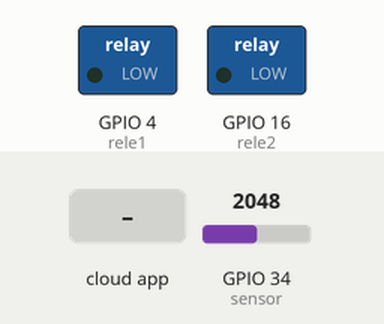
Simulated run of this sketch. Board: ESP32. Parts: switched loads named in the sketch (green lamp = pin HIGH). The inputs (shaded band) are chosen by the test bench; at power-on: GPIO 34 (sensor) = 2048. The ROS host is connected and sends only what is stated.

Above: at 1.2 s.
1.3 s: the phone or cloud app sets Rele1 to 1
At 1.8 s:
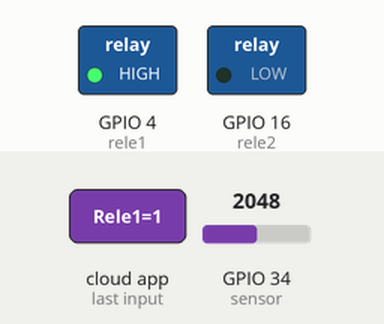
2.8 s: the phone or cloud app sets Rele2 to 1
At 3.3 s:
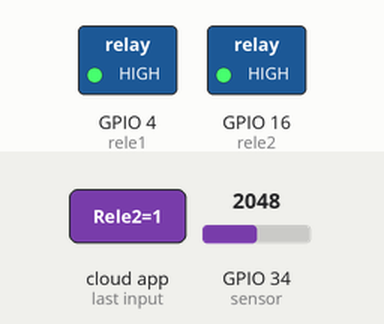
4.3 s: the phone or cloud app sets Rele1 to 0
At 4.8 s:
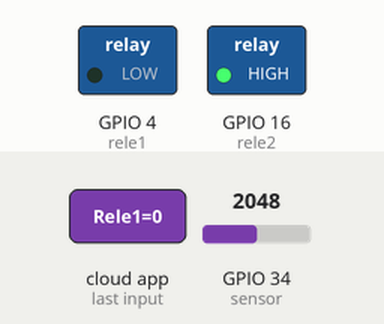
5.8 s: the phone or cloud app sets Rele2 to 0
At 6.2 s:
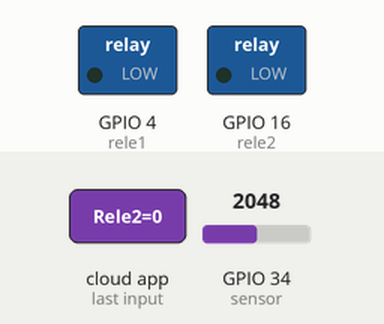
Timing chart, 0 to 8.3 s (numbered marks = the images above; inputs shaded):
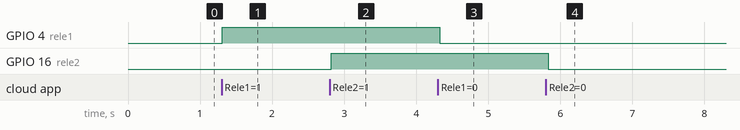

Measured:
- after the input at 1.3 s, GPIO 4 (rele1): LOW → HIGH at once
- after the input at 2.8 s, GPIO 16 (rele2): LOW → HIGH at once
- after the input at 4.3 s, GPIO 4 (rele1): HIGH → LOW at once
- after the input at 5.8 s, GPIO 16 (rele2): HIGH → LOW at once

The sketch:

TFG_circuito.ino
```cpp
// rostopic pub /Rele1 std_msgs/UInt8 "data: 1"

// rostopic pub /Rele2 std_msgs/UInt8 "data: 0"

// Para que funcione ros.h
#undef ESP32
#undef ESP8266
#include <ros.h>  // Defino pines de uso
#include <std_msgs/Float32.h>
#include <std_msgs/UInt8.h>
#include <std_msgs/Empty.h>


const int sensor = 34;    // Pin del sensor
const int rele1 = 4;       // Pin del primer relé
const int rele2 = 16;     // Pin del segundo relé


unsigned long previousMicros = 0;
const long interval = 100000;  // 10 Hz

// Defino las variables
int volt = 0;
ros::NodeHandle nh;


std_msgs::Float32 analog_msg;

ros::Publisher analog_pub("sensor_vacio", &analog_msg);

// Callback para controlar el primer relé
void messageCbRele1(const std_msgs::UInt8& msg) {

  uint8_t received_value = msg.data;

  if (received_value == 1) {

    digitalWrite(rele1, HIGH);

  } else if (received_value == 0) {

    digitalWrite(rele1, LOW);

  }
}


// Callback para controlar el segundo relé
void messageCbRele2(const std_msgs::UInt8& msg) {

  uint8_t received_value = msg.data;

  if (received_value == 0) {

    digitalWrite(rele2, LOW);

  }

  if (received_value == 1) {

    digitalWrite(rele2, HIGH);

  }

}


// Subscriptores de cada relé
ros::Subscriber<std_msgs::UInt8> sub_rele1("Rele1", &messageCbRele1);
ros::Subscriber<std_msgs::UInt8> sub_rele2("Rele2", &messageCbRele2);


void setup() {

  // Para asegurar que la velocidad en baudios en el código de Arduino y rosserial coinciden
  nh.getHardware()->setBaud(57600);

  // Inicialización los pines de los relés como salida
  pinMode(sensor,INPUT);
  pinMode(rele1, OUTPUT);
  pinMode(rele2, OUTPUT);
  digitalWrite(rele1, LOW);
  digitalWrite(rele2, LOW);

  // Inicialización del nodo y del publisher
  nh.initNode();
  nh.advertise(analog_pub);

  // Subscríbete a los dos tópicos de control de los relés
  nh.subscribe(sub_rele1);
  nh.subscribe(sub_rele2);

}


void loop() {
unsigned long currentMicros = micros();

  // Ejecutar solo si ha pasado el intervalo de tiempo
  if (currentMicros - previousMicros >= interval) {
    previousMicros = currentMicros;

    // Leer el valor del sensor analógico
    // Convertir el valor del ADC a presión (en bar)
    int adc = analogRead(sensor);
    float presion = 0.000657 * adc -1.5049;

    analog_msg.data = presion;
    analog_pub.publish(&analog_msg);

    nh.spinOnce();
  }
}
```
